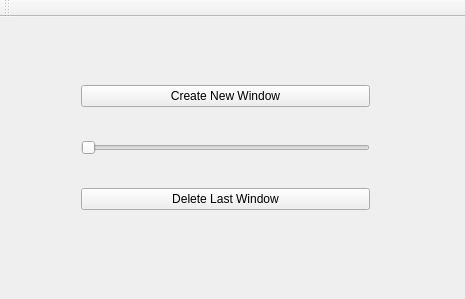
<?xml version="1.0" encoding="UTF-8"?>
<ui version="4.0">
 <class>MainWindow</class>
 <widget class="QMainWindow" name="MainWindow">
  <property name="geometry">
   <rect>
    <x>0</x>
    <y>0</y>
    <width>465</width>
    <height>299</height>
   </rect>
  </property>
  <property name="windowTitle">
   <string>MainWindow</string>
  </property>
  <widget class="QWidget" name="centralWidget">
   <widget class="QWidget" name="layoutWidget">
    <property name="geometry">
     <rect>
      <x>70</x>
      <y>30</y>
      <width>311</width>
      <height>201</height>
     </rect>
    </property>
    <layout class="QVBoxLayout" name="verticalLayout">
     <item>
      <widget class="QPushButton" name="openButton">
       <property name="text">
        <string>Create New Window</string>
       </property>
      </widget>
     </item>
     <item>
      <widget class="QSlider" name="horizontalSlider">
       <property name="orientation">
        <enum>Qt::Horizontal</enum>
       </property>
      </widget>
     </item>
     <item>
      <widget class="QPushButton" name="deleteButton">
       <property name="text">
        <string>Delete Last Window</string>
       </property>
      </widget>
     </item>
    </layout>
   </widget>
  </widget>
  <widget class="QToolBar" name="mainToolBar">
   <attribute name="toolBarArea">
    <enum>TopToolBarArea</enum>
   </attribute>
   <attribute name="toolBarBreak">
    <bool>false</bool>
   </attribute>
  </widget>
  <widget class="QMenuBar" name="menuBar">
   <property name="geometry">
    <rect>
     <x>0</x>
     <y>0</y>
     <width>465</width>
     <height>21</height>
    </rect>
   </property>
  </widget>
 </widget>
 <layoutdefault spacing="6" margin="11"/>
 <resources/>
 <connections/>
</ui>
